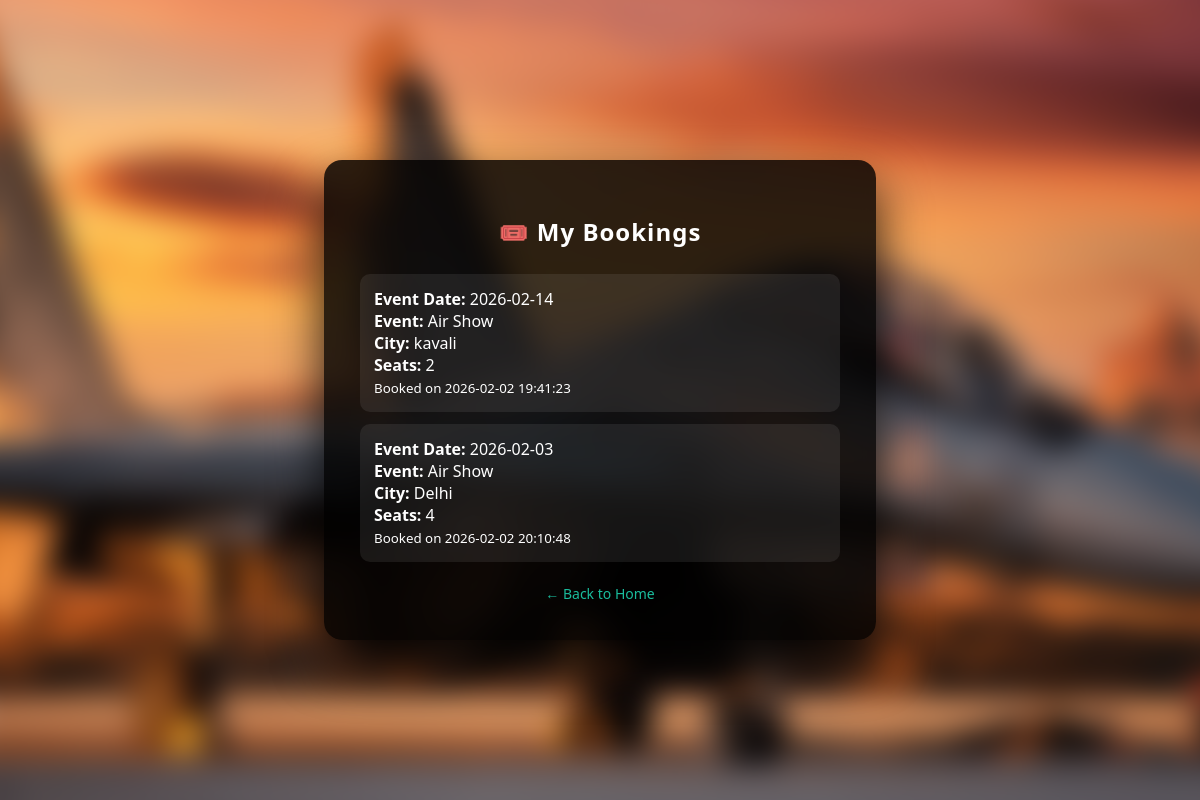
The page /my-bookings (signed in) on the database its author committed.
### tables this page shows
CREATE TABLE bookings (
            id INTEGER PRIMARY KEY AUTOINCREMENT,
            user_email TEXT,
            event_type TEXT,
            seats INTEGER,
            city TEXT,
            created_at TIMESTAMP DEFAULT CURRENT_TIMESTAMP
        , event_date TEXT);

### app.py (the view)
@app.route("/my-bookings")
def my_bookings():
    with get_db() as db:
        bookings = db.execute(
            "SELECT * FROM bookings WHERE user_email=?",
            (session["user"],)
        ).fetchall()
    return render_template("my_bookings.html", bookings=bookings)

### app.py (called while the page is built)
def get_db():
    conn = sqlite3.connect(DB_PATH)
    conn.row_factory = sqlite3.Row
    return conn

### templates/my_bookings.html (shortened to what this page needs)
<!DOCTYPE html>
<html>
<head>
    <link rel="stylesheet" href="/static/style.css">
</head>
<body>
<div class="bg-blur"></div>
<div class="center-wrapper">
    <div class="login-card" style="width:480px;">
        <h2>🎟️ My Bookings</h2>
        {% if bookings %}
            {% for b in bookings %}
                <div style="
                    background: rgba(255,255,255,0.08);
                    padding: 14px;
                    margin: 12px 0;
                    border-radius: 10px;
                    text-align: left;
                ">
                    <b>Event Date:</b> {{ b.event_date }}<br>
                    <b>Event:</b> {{ b.event_type }}<br>
                    <b>City:</b> {{ b.city }}<br>
                    <b>Seats:</b> {{ b.seats }}<br>
                    <small>Booked on {{ b.created_at }}</small>
                </div>
            {% endfor %}
        {% else %}
            <p>No bookings yet.</p>
        {% endif %}
        <div class="link">
            <a href="/home">← Back to Home</a>
        </div>
    </div>
</div>
</body>
</html>

### static/style.css (style rules this page uses)
body { margin: 0; font-family: "Segoe UI", Arial, sans-serif; background: url("/static/images/su30.jpg") no-repeat center/cover; height: 100vh; overflow-y: auto; overflow-x: hidden; }
.bg-blur { position: fixed; inset: 0; background: inherit; filter: blur(14px); transform: scale(1.12); z-index: -1; }
.center-wrapper { display: flex; align-items: center; justify-content: center; height: 100vh; }
.login-card { width: 380px; background: rgba(0, 0, 0, 0.82); padding: 36px; border-radius: 18px; color: white; text-align: center; box-shadow: 0 25px 50px rgba(0,0,0,0.85); backdrop-filter: blur(6px); }
.login-card h2 { margin-bottom: 26px; letter-spacing: 1px; font-size: 24px; }
.link { margin-top: 20px; }
.link a { color: #1abc9c; text-decoration: none; font-size: 14px; }
body { background: url("/static/images/su30.jpg") no-repeat center/cover; }

### rows shown on the page
bookings: event_date "2026-02-14", event_type "Air Show", city "kavali", seats "2", created_at "2026-02-02 19:41:23"
bookings: event_date "2026-02-03", event_type "Air Show", city "Delhi", seats "4", created_at "2026-02-02 20:10:48"
